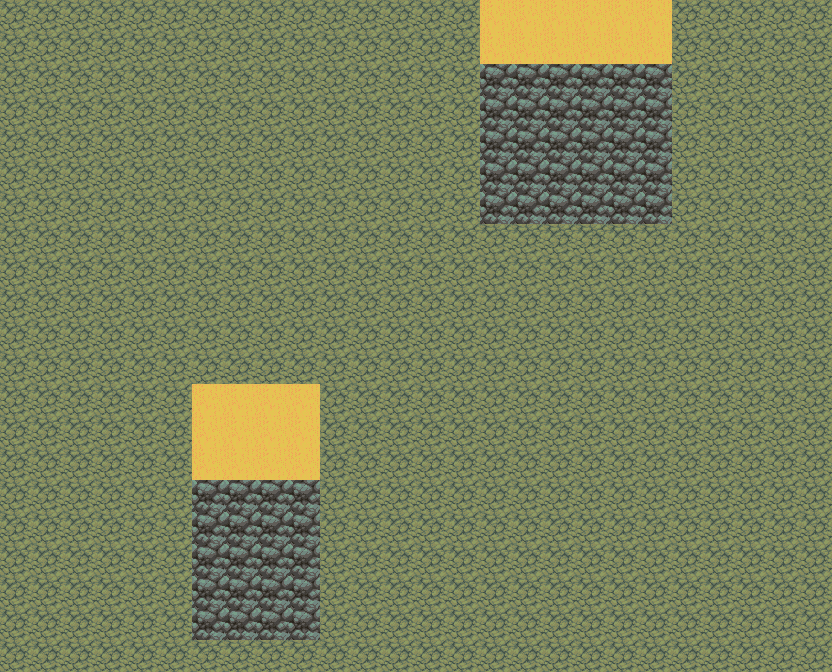

The image is a tile-based game level rendered from a .tmx file. Its description and source (layers, tilesets, objects; grid data summarised) follow:
An orthogonal 26x21 tile map with 32x32 px tiles, 2 tile layers (Lower 1, Upper 1) and 5 objects (2x event, 2x point, trigger).

<map version="1.0" orientation="orthogonal" width="26" height="21" tilewidth="32" tileheight="32">
 <tileset firstgid="1" name="nomadtileset" tilewidth="32" tileheight="32" spacing="1" margin="1">
  <image source="tilesets/nomadtileset.png" trans="ff00ff" width="1280" height="960" />
  <tile id="86">
   <properties>
    <property name="x" value="" />
   </properties>
  </tile>
  <tile id="318">
   <properties>
    <property name="x" value="" />
   </properties>
  </tile>
 </tileset>
 <layer name="Lower 1" width="26" height="21">
  <properties>
   <property name="z" value="0" />
  </properties>
  <data>[546 cells, 546 non-empty, 3 distinct tile ids]</data>
 </layer>
 <layer name="Upper 1" width="26" height="21">
  <properties>
   <property name="z" value=".5" />
  </properties>
  <data>[546 cells, 0 non-empty, 0 distinct tile ids]</data>
 </layer>
 <objectgroup name="Event 1" width="26" height="21">
  <properties>
   <property name="z" value=".5" />
  </properties>
  <object name="Trigger" type="trigger" x="800" y="0" width="32" height="32">
   <properties>
    <property name="id" value="scene_test0000" />
   </properties>
  </object>
  <object name="Dummy" type="event" x="464" y="304" width="32" height="32">
   <properties>
    <property name="key" value="enemy_dummy" />
   </properties>
  </object>
  <object name="Beacon" type="point" x="117" y="102">
   <properties>
    <property name="group" value="antifog_beacon" />
   </properties>
  </object>
  <object name="Beacon" type="point" x="409" y="303">
   <properties>
    <property name="group" value="antifog_beacon" />
   </properties>
  </object>
  <object name="Snake" type="event" x="96" y="544" width="32" height="32">
   <properties>
    <property name="key" value="enemy_snake" />
   </properties>
  </object>
 </objectgroup>
</map>
